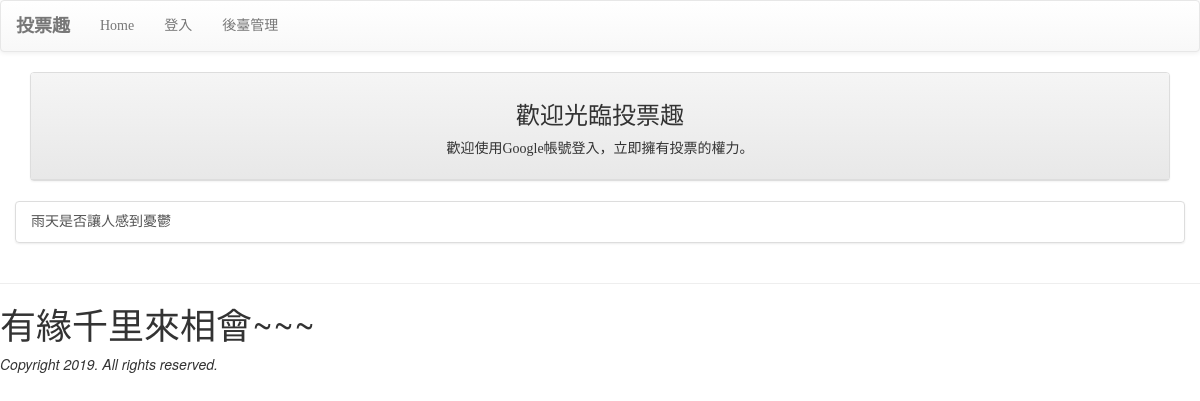
Before: / with the older database file.
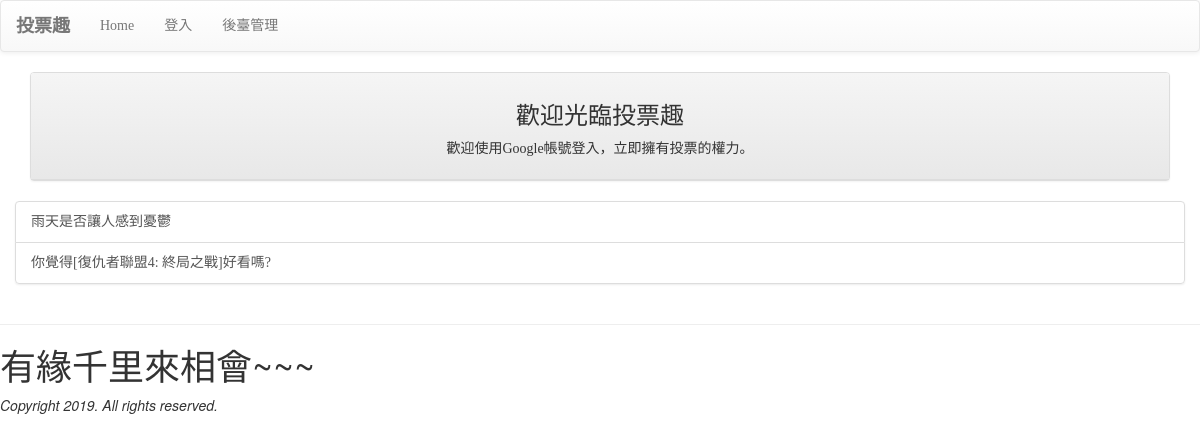
After: the same page with the newer database file.
### mysite/models.py (models this page shows, shortened)
class Poll(models.Model):
    name = models.CharField(max_length=200, null=False)
    created_at = models.DateField(auto_now_add=True)
    enabled = models.BooleanField(default=False)

### mysite/views.py (the view)
# urls.py: path('', views.index),
def index(request):
    polls = models.Poll.objects.all()
    return render(request, 'index.html', locals())

### mysite/templates/index.html (shortened to what this page needs)
{% extends 'base.html' %}
{% block content %}
<div class='container'>
<div class='row'>
	<div class='col-md-12'>
		<div class='panel panel-default'>
			<div class='panel-heading' align=center>
			    <h3>歡迎光臨投票趣</h3>
			    <p>歡迎使用Google帳號登入，立即擁有投票的權力。</p>
			</div>
		</div>
	</div>
</div>
<div class='row'>
{% for poll in polls %}
    {% if forloop.first %}
        <div class='list-group'>
    {% endif %}
        <a href='{% url "poll-url" poll.id %}' class='list-group-item'>{{ poll.name }}</a>
    {% if forloop.last %}
        </div>
    {% endif %}
{% empty %}
    <center><h3>目前尚無投票項目</h3></center>
{% endfor %}
</div>
</div>
{% endblock %}

Changed rows visible on the page:
added Poll: name "你覺得[復仇者聯盟4: 終局之戰]好看嗎?"
